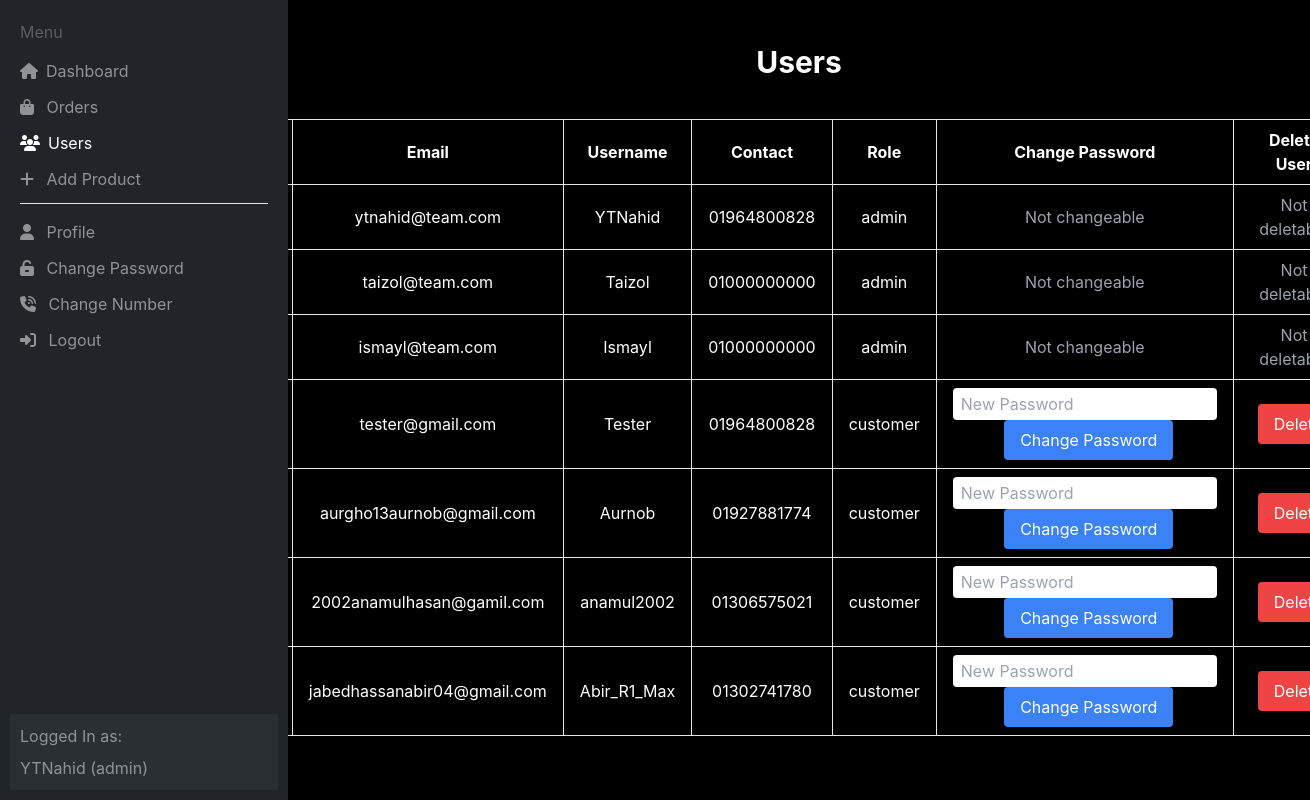
/users.php (signed in), run on the app's committed database.
### tables this page shows
CREATE TABLE `users` (
  `id` int(11) NOT NULL,
  `username` varchar(50) NOT NULL,
  `email` varchar(100) NOT NULL,
  `password` varchar(255) NOT NULL,
  `contact` varchar(50) NOT NULL,
  `gender` enum('male','female') NOT NULL,
  `birth_date` date NOT NULL,
  `role` varchar(50) NOT NULL DEFAULT 'customer',
  `created_at` timestamp NOT NULL DEFAULT current_timestamp()
);

### users.php (the view, shortened to what this page needs)
<?php
include 'connect.php';
$sql = $conn->query("SELECT id, email, username, contact, role FROM users ORDER BY id ASC");
$users = $sql->fetch_all(MYSQLI_ASSOC);
?>
<!DOCTYPE html>
<html lang="en">
<head>
    <?php
    include './templates/head.php';
    ?>
</head>
<body class="dashboard bg-black">
    <?php
    include './templates/header.php';
    ?>
    <main class="content ml-72 min-h-screen">
        <section class="section px-20 py-11">
            <h1 class="text-white text-3xl font-bold mb-6">Users</h1>
            <div class="table-container">
                <?php if (count($users) > 0): ?>
                    <table class="table-auto w-full bg-transparent text-white text-center border border-gray-700">
                        <thead>
                            <tr>
                                <th class="border px-4 py-2">ID</th>
                                <th class="border px-4 py-2">Email</th>
                                <th class="border px-4 py-2">Username</th>
                                <th class="border px-4 py-2">Contact</th>
                                <th class="border px-4 py-2">Role</th>
                                <th class="border px-4 py-2">Change Password</th>
                                <th class="border px-4 py-2">Delete User</th>
                            </tr>
                        </thead>
                        <tbody>
                            <?php foreach ($users as $user): ?>
                                <tr class="border-b">
                                    <td class="border px-4 py-2"><?php echo htmlspecialchars($user['id']); ?></td>
                                    <td class="border px-4 py-2"><?php echo htmlspecialchars($user['email']); ?></td>
                                    <td class="border px-4 py-2"><?php echo htmlspecialchars($user['username']); ?></td>
                                    <td class="border px-4 py-2"><?php echo htmlspecialchars($user['contact']); ?></td>
                                    <td class="border px-4 py-2"><?php echo htmlspecialchars($user['role']); ?></td>
                                    <td class="border px-4 py-2">
                                        <?php if ($user['role'] !== 'admin'): ?>
                                            <input type="password" id="new-password-<?php echo $user['id']; ?>" placeholder="New Password" class="text-black px-2 py-1 rounded">
                                            <button onclick="changePassword(<?php echo $user['id']; ?>)" class="bg-blue-500 text-white px-4 py-2 rounded ml-2 hover:bg-blue-600">Change Password</button>
                                        <?php else: ?>
                                            <p class="text-gray-400">Not changeable</p>
                                        <?php endif; ?>
                                    </td>
                                    <td class="border px-4 py-2">
                                        <?php if ($user['role'] !== 'admin'): ?>
                                            <button onclick="deleteUser(<?php echo $user['id']; ?>)" class="bg-red-500 hover:bg-red-600 text-white px-4 py-2 rounded ml-2">Delete</button>
                                        <?php else: ?>
                                            <p class="text-gray-400">Not deletable</p>
                                        <?php endif; ?>
                                    </td>
                                </tr>
                            <?php endforeach; ?>
                        </tbody>
                    </table>
                <?php else: ?>
                    <p class="text-white">No users found.</p>
                <?php endif; ?>
            </div>
        </section>
    </main>
</body>
</html>

### css/global-style.css (style rules this page uses)
:root { --content-width: 100%; --gap: 15px; --column-padding: 10px; --primary-color: #e6533c; --bg-color: #222222; --heading-color: white; --text-color: white; --primary-font: 'Inter', sans-serif; }
* { transition: all 0.2s; font-family: var(--primary-font); box-sizing: border-box; scroll-behavior: smooth; }
body { margin: 0; }
.section { display: flex; flex-direction: column; align-items: center; gap: var(--gap); width: 100%; }

### css/style.css (style rules this page uses)
body { background-color: #212529; }

### data on the page
users: email "ytnahid@team.com", username "YTNahid", contact "01964800828", role "admin", shows "Not changeable", shows "Not…"
users: email "taizol@team.com", username "Taizol", contact "01000000000", role "admin", shows "Not changeable", shows "Not…"
users: email "ismayl@team.com", username "Ismayl", contact "01000000000", role "admin", shows "Not changeable", shows "Not…"
users: email "tester@gmail.com", username "Tester", contact "01964800828", role "customer"
users: email "aurgho13aurnob@gmail.com", username "Aurnob", contact "01927881774", role "customer"
users: email "2002anamulhasan@gamil.com", username "anamul2002", contact "01306575021", role "customer"
users: email "jabedhassanabir04@gmail.com", username "Abir_R1_Max", contact "01302741780", role "customer"

### other printed values
$username "YTNahid"
$role "admin"
